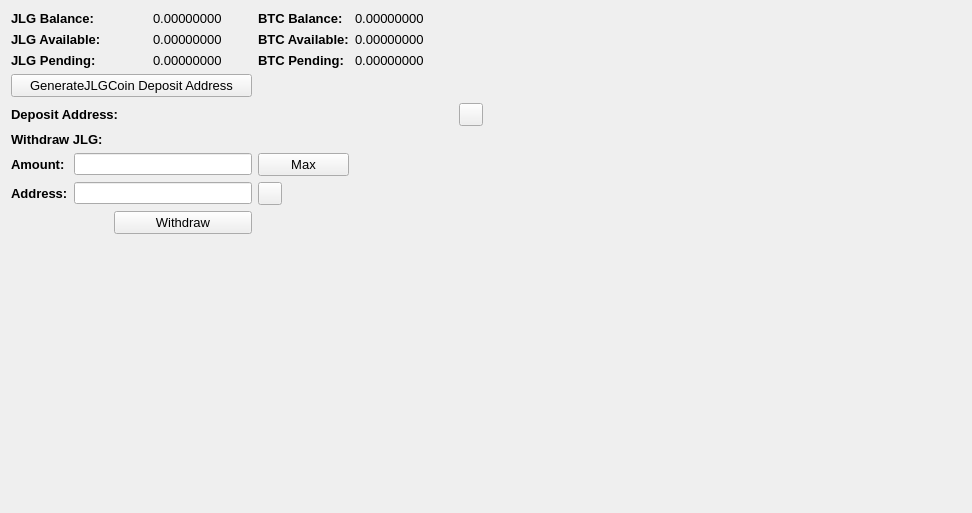
     <widget class="QWidget" name="BalanceTab">
      <attribute name="title">
       <string>Balance</string>
      </attribute>
      <layout class="QGridLayout" name="gridLayout_2">
       <item row="0" column="0" colspan="2">
        <widget class="QLabel" name="label_11">
         <property name="font">
          <font>
           <pointsize>10</pointsize>
           <weight>75</weight>
           <bold>true</bold>
          </font>
         </property>
         <property name="text">
          <string>JLG Balance:</string>
         </property>
        </widget>
       </item>
       <item row="0" column="3">
        <widget class="QLabel" name="TXBalanceLabel">
         <property name="font">
          <font>
           <pointsize>10</pointsize>
          </font>
         </property>
         <property name="text">
          <string>0.00000000</string>
         </property>
         <property name="textInteractionFlags">
          <set>Qt::LinksAccessibleByMouse|Qt::TextSelectableByMouse</set>
         </property>
        </widget>
       </item>
       <item row="0" column="4">
        <widget class="QLabel" name="label_12">
         <property name="font">
          <font>
           <pointsize>10</pointsize>
           <weight>75</weight>
           <bold>true</bold>
          </font>
         </property>
         <property name="text">
          <string>BTC Balance:</string>
         </property>
        </widget>
       </item>
       <item row="0" column="5">
        <widget class="QLabel" name="BitcoinBalanceLabel">
         <property name="font">
          <font>
           <pointsize>10</pointsize>
          </font>
         </property>
         <property name="text">
          <string>0.00000000</string>
         </property>
         <property name="textInteractionFlags">
          <set>Qt::LinksAccessibleByMouse|Qt::TextSelectableByMouse</set>
         </property>
        </widget>
       </item>
       <item row="0" column="7" rowspan="10">
        <spacer name="horizontalSpacer_4">
         <property name="orientation">
          <enum>Qt::Horizontal</enum>
         </property>
         <property name="sizeHint" stdset="0">
          <size>
           <width>478</width>
           <height>488</height>
          </size>
         </property>
        </spacer>
       </item>
       <item row="1" column="0" colspan="2">
        <widget class="QLabel" name="label_13">
         <property name="font">
          <font>
           <pointsize>10</pointsize>
           <weight>75</weight>
           <bold>true</bold>
          </font>
         </property>
         <property name="text">
          <string>JLG Available:</string>
         </property>
        </widget>
       </item>
       <item row="1" column="3">
        <widget class="QLabel" name="TXAvailableLabel_2">
         <property name="font">
          <font>
           <pointsize>10</pointsize>
          </font>
         </property>
         <property name="text">
          <string>0.00000000</string>
         </property>
         <property name="textInteractionFlags">
          <set>Qt::LinksAccessibleByMouse|Qt::TextSelectableByMouse</set>
         </property>
        </widget>
       </item>
       <item row="1" column="4">
        <widget class="QLabel" name="label_15">
         <property name="font">
          <font>
           <pointsize>10</pointsize>
           <weight>75</weight>
           <bold>true</bold>
          </font>
         </property>
         <property name="text">
          <string>BTC Available:</string>
         </property>
        </widget>
       </item>
       <item row="1" column="5">
        <widget class="QLabel" name="BitcoinAvailableLabel">
         <property name="font">
          <font>
           <pointsize>10</pointsize>
          </font>
         </property>
         <property name="text">
          <string>0.00000000</string>
         </property>
         <property name="textInteractionFlags">
          <set>Qt::LinksAccessibleByMouse|Qt::TextSelectableByMouse</set>
         </property>
        </widget>
       </item>
       <item row="2" column="0" colspan="2">
        <widget class="QLabel" name="label_14">
         <property name="font">
          <font>
           <pointsize>10</pointsize>
           <weight>75</weight>
           <bold>true</bold>
          </font>
         </property>
         <property name="text">
          <string>JLG Pending:</string>
         </property>
        </widget>
       </item>
       <item row="2" column="3">
        <widget class="QLabel" name="TXPendingLabel">
         <property name="font">
          <font>
           <pointsize>10</pointsize>
          </font>
         </property>
         <property name="text">
          <string>0.00000000</string>
         </property>
         <property name="textInteractionFlags">
          <set>Qt::LinksAccessibleByMouse|Qt::TextSelectableByMouse</set>
         </property>
        </widget>
       </item>
       <item row="2" column="4">
        <widget class="QLabel" name="label_31">
         <property name="font">
          <font>
           <pointsize>10</pointsize>
           <weight>75</weight>
           <bold>true</bold>
          </font>
         </property>
         <property name="text">
          <string>BTC Pending:</string>
         </property>
        </widget>
       </item>
       <item row="2" column="5">
        <widget class="QLabel" name="BitcoinPendingLabel">
         <property name="font">
          <font>
           <pointsize>10</pointsize>
          </font>
         </property>
         <property name="text">
          <string>0.00000000</string>
         </property>
         <property name="textInteractionFlags">
          <set>Qt::LinksAccessibleByMouse|Qt::TextSelectableByMouse</set>
         </property>
        </widget>
       </item>
       <item row="3" column="0" colspan="4">
        <widget class="QPushButton" name="GenDepositBTN">
         <property name="font">
          <font>
           <pointsize>10</pointsize>
          </font>
         </property>
         <property name="text">
          <string>GenerateJLGCoin Deposit Address</string>
         </property>
        </widget>
       </item>
       <item row="4" column="0" colspan="3">
        <widget class="QLabel" name="label_33">
         <property name="font">
          <font>
           <pointsize>10</pointsize>
           <weight>75</weight>
           <bold>true</bold>
          </font>
         </property>
         <property name="text">
          <string>Deposit Address:</string>
         </property>
        </widget>
       </item>
       <item row="4" column="3" colspan="3">
        <widget class="QLabel" name="DepositAddressLabel">
         <property name="minimumSize">
          <size>
           <width>300</width>
           <height>0</height>
          </size>
         </property>
         <property name="palette">
          <palette>
           <active>
            <colorrole role="WindowText">
             <brush brushstyle="SolidPattern">
              <color alpha="255">
               <red>0</red>
               <green>0</green>
               <blue>0</blue>
              </color>
             </brush>
            </colorrole>
            <colorrole role="Text">
             <brush brushstyle="SolidPattern">
              <color alpha="255">
               <red>0</red>
               <green>0</green>
               <blue>255</blue>
              </color>
             </brush>
            </colorrole>
           </active>
           <inactive>
            <colorrole role="WindowText">
             <brush brushstyle="SolidPattern">
              <color alpha="255">
               <red>0</red>
               <green>0</green>
               <blue>0</blue>
              </color>
             </brush>
            </colorrole>
            <colorrole role="Text">
             <brush brushstyle="SolidPattern">
              <color alpha="255">
               <red>0</red>
               <green>0</green>
               <blue>255</blue>
              </color>
             </brush>
            </colorrole>
           </inactive>
           <disabled>
            <colorrole role="WindowText">
             <brush brushstyle="SolidPattern">
              <color alpha="255">
               <red>120</red>
               <green>120</green>
               <blue>120</blue>
              </color>
             </brush>
            </colorrole>
            <colorrole role="Text">
             <brush brushstyle="SolidPattern">
              <color alpha="255">
               <red>120</red>
               <green>120</green>
               <blue>120</blue>
              </color>
             </brush>
            </colorrole>
           </disabled>
          </palette>
         </property>
         <property name="font">
          <font>
           <pointsize>10</pointsize>
           <weight>75</weight>
           <bold>true</bold>
          </font>
         </property>
         <property name="text">
          <string/>
         </property>
         <property name="alignment">
          <set>Qt::AlignRight|Qt::AlignTrailing|Qt::AlignVCenter</set>
         </property>
         <property name="textInteractionFlags">
          <set>Qt::LinksAccessibleByMouse|Qt::TextSelectableByKeyboard|Qt::TextSelectableByMouse</set>
         </property>
        </widget>
       </item>
       <item row="4" column="6">
        <widget class="QToolButton" name="DepositCopyButton">
         <property name="toolTip">
          <string>Copy to clipboard</string>
         </property>
         <property name="text">
          <string/>
         </property>
         <property name="icon">
          <iconset resource="../bitcoin.qrc">
           <normaloff>:/icons/editcopy</normaloff>:/icons/editcopy</iconset>
         </property>
         <property name="shortcut">
          <string>Alt+P</string>
         </property>
        </widget>
       </item>
       <item row="5" column="0" colspan="2">
        <widget class="QLabel" name="label_34">
         <property name="font">
          <font>
           <pointsize>10</pointsize>
           <weight>75</weight>
           <bold>true</bold>
          </font>
         </property>
         <property name="text">
          <string>Withdraw JLG:</string>
         </property>
        </widget>
       </item>
       <item row="6" column="0">
        <widget class="QLabel" name="label_26">
         <property name="font">
          <font>
           <pointsize>10</pointsize>
           <weight>75</weight>
           <bold>true</bold>
          </font>
         </property>
         <property name="text">
          <string>Amount:</string>
         </property>
        </widget>
       </item>
       <item row="6" column="1" colspan="3">
        <widget class="QLineEdit" name="WithdrawUnitsInput">
         <property name="font">
          <font>
           <pointsize>9</pointsize>
           <weight>75</weight>
           <bold>true</bold>
          </font>
         </property>
         <property name="text">
          <string/>
         </property>
        </widget>
       </item>
       <item row="6" column="4">
        <widget class="QPushButton" name="Withdraw_Max_Amount">
         <property name="font">
          <font>
           <pointsize>10</pointsize>
          </font>
         </property>
         <property name="text">
          <string>Max</string>
         </property>
        </widget>
       </item>
       <item row="7" column="0">
        <widget class="QLabel" name="label_10">
         <property name="font">
          <font>
           <pointsize>10</pointsize>
           <weight>75</weight>
           <bold>true</bold>
          </font>
         </property>
         <property name="text">
          <string>Address:</string>
         </property>
        </widget>
       </item>
       <item row="7" column="1" colspan="3">
        <widget class="QLineEdit" name="WithdrawAddress">
         <property name="font">
          <font>
           <pointsize>9</pointsize>
           <weight>75</weight>
           <bold>true</bold>
          </font>
         </property>
        </widget>
       </item>
       <item row="7" column="4">
        <widget class="QToolButton" name="WithdrawPasteButton">
         <property name="toolTip">
          <string>Paste from clipboard</string>
         </property>
         <property name="text">
          <string/>
         </property>
         <property name="icon">
          <iconset resource="../bitcoin.qrc">
           <normaloff>:/icons/editpaste</normaloff>:/icons/editpaste</iconset>
         </property>
         <property name="shortcut">
          <string>Alt+P</string>
         </property>
        </widget>
       </item>
       <item row="8" column="2" colspan="2">
        <widget class="QPushButton" name="WithdrawUnitsBtn">
         <property name="font">
          <font>
           <pointsize>10</pointsize>
          </font>
         </property>
         <property name="text">
          <string>Withdraw</string>
         </property>
        </widget>
       </item>
       <item row="9" column="0" colspan="6">
        <spacer name="verticalSpacer">
         <property name="orientation">
          <enum>Qt::Vertical</enum>
         </property>
         <property name="sizeHint" stdset="0">
          <size>
           <width>428</width>
           <height>262</height>
          </size>
         </property>
        </spacer>
       </item>
      </layout>
      <zorder>label_31</zorder>
      <zorder>label_15</zorder>
      <zorder>label_12</zorder>
      <zorder>label_14</zorder>
      <zorder>label_13</zorder>
      <zorder>label_11</zorder>
      <zorder>BitcoinBalanceLabel</zorder>
      <zorder>TXBalanceLabel</zorder>
      <zorder>TXAvailableLabel_2</zorder>
      <zorder>TXPendingLabel</zorder>
      <zorder>BitcoinAvailableLabel</zorder>
      <zorder>BitcoinPendingLabel</zorder>
      <zorder>label_33</zorder>
      <zorder>GenDepositBTN</zorder>
      <zorder>DepositAddressLabel</zorder>
      <zorder>Withdraw_Max_Amount</zorder>
      <zorder>label_34</zorder>
      <zorder>WithdrawUnitsInput</zorder>
      <zorder>label_10</zorder>
      <zorder>label_26</zorder>
      <zorder>WithdrawAddress</zorder>
      <zorder>WithdrawUnitsBtn</zorder>
      <zorder>horizontalSpacer_4</zorder>
      <zorder>verticalSpacer</zorder>
      <zorder>WithdrawPasteButton</zorder>
      <zorder>DepositCopyButton</zorder>
     </widget>
